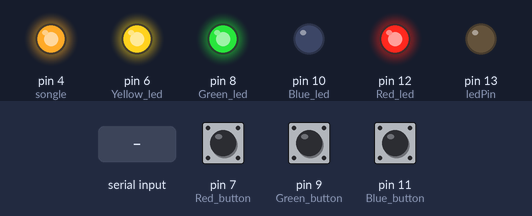
Simulated run of this sketch. Board: Arduino Uno, built with avr-gcc and run on an emulated ATmega328P. On the bench: output pins drawn as LEDs (lit = HIGH). The test bench sets the inputs (shaded band); at power-on: pin 7 (Red_button) LOW, pin 9 (Green_button) LOW, pin 11 (Blue_button) LOW.

Above: at 1.2 s.
1.3 s: pin 7 (Red_button) pulled HIGH for 0.15 s
At 1.8 s:
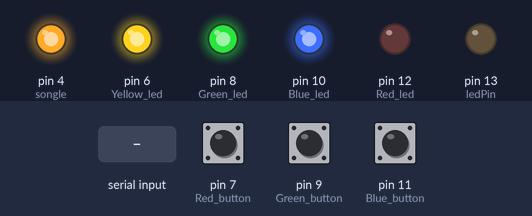
2.9 s: pin 9 (Green_button) pulled HIGH for 0.15 s
At 4.1 s:
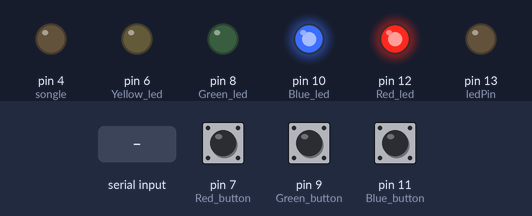
4.5 s: pin 11 (Blue_button) pulled HIGH for 0.15 s
At 5.4 s:
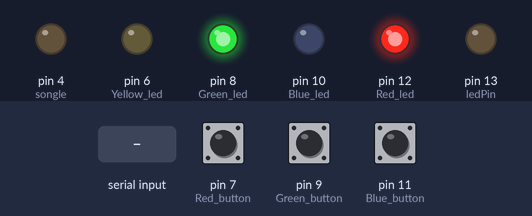
6.1 s: "H" received over Serial
At 6.6 s:
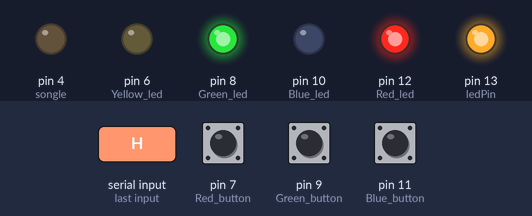
7.6 s: pin 7 (Red_button) pulled HIGH for 1 s
At 8.9 s:
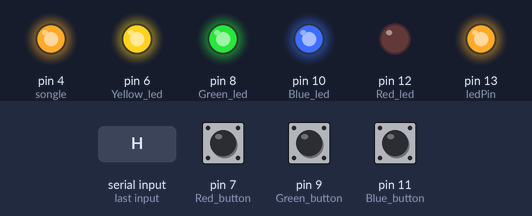
10.1 s: pin 9 (Green_button) pulled HIGH for 1 s
At 10.8 s:
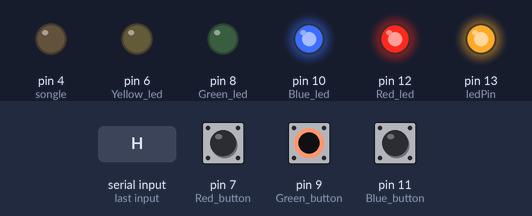
Timing chart, 0 to 13.1 s (numbered marks = the images above; inputs shaded):
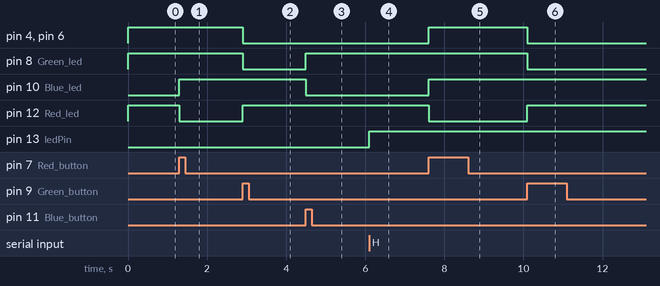

The sketch:

plug_receiver.ino
```cpp
/*
  Physical Pixel

 An example of using the Arduino board to receive data from the
 computer.  In this case, the Arduino boards turns on an LED when
 it receives the character 'H', and turns off the LED when it
 receives the character 'L'.
 http://www.arduino.cc/en/Tutorial/PhysicalPixel

 The BEE comm uses this serial port to communicate (in transparent mode)


 */

const int Green_led= 8;
const int Green_button=9;   // these are wired 5v-> 3.3Kohm ->led -> pin

const int Blue_led=10;
const int Blue_button=11;
const int Red_led=12;
const int Red_button=7;
const int Yellow_led=6;
boolean change;
int mode;  // 1 on 2 off 3 auto

boolean pump;

const int songle= 4;

const int ledPin = 13; // the pin that the LED is attached to
int incomingByte;      // a variable to read incoming serial data into

void setup() {
  // initialize serial communication:
  Serial.begin(9600);  // BEE set to transparent mode will just pick it up.
  // initialize the LED pin as an output:
  pinMode(ledPin, OUTPUT);   // this is the built-oin arduino led..  part of the original demo.
  pinMode(Green_button,INPUT);
  pinMode(Green_led,OUTPUT);

  pinMode(Blue_button,INPUT);
  pinMode(Blue_led,OUTPUT);
  pinMode(Red_button,INPUT);
  pinMode(Red_led,OUTPUT);
  pinMode (songle,OUTPUT);

pinMode(Yellow_led,OUTPUT);
pump=false;

  mode=3;
  change=false;
}

void loop() {

    read_xbee();

    check_buttons();

    show_led();

   do_pump();

 if(change==true){ delay(500); change=false;} // so the button doesn't keep on getting pressed.

}


void read_xbee(){

  // see if there's incoming serial data:
  if (Serial.available() > 0) {
    // read the oldest byte in the serial buffer:
    incomingByte = Serial.read();
    // if it's a capital H (ASCII 72), turn on the LED:
    if (incomingByte == 'H') {
      if(mode==3) pump=true;
      digitalWrite(ledPin, HIGH);
    }
    // if it's an L (ASCII 76) turn off the LED:
    if (incomingByte == 'L') {
      if(mode==3) pump=false;
      digitalWrite(ledPin, LOW);
    }
  }
}

void check_buttons(){

int check;
check=digitalRead(Green_button);
 //    Serial.println(check);
    if(check==HIGH){ // it has  been pressed
              mode=2; pump=true;
              change=true;
    }
check=digitalRead(Blue_button);
 //    Serial.println(check);
    if(check==HIGH){ // it has  been pressed
              mode=3;
              change=true;
    }
check=digitalRead(Red_button);
 //    Serial.println(check);
    if(check==HIGH){ // it has  been pressed
      pump=false;
              mode=1;
              change=true;
    }


}


void show_led(){
   switch(mode){

       case 1:
            digitalWrite(Red_led,LOW);
            digitalWrite(Green_led,HIGH);
            digitalWrite(Blue_led,HIGH);
         break;

       case 2:
            digitalWrite(Red_led,HIGH);
            digitalWrite(Green_led,LOW);
            digitalWrite(Blue_led,HIGH);

           break;

        case 3:
            digitalWrite(Red_led,HIGH);
            digitalWrite(Green_led,HIGH);
            digitalWrite(Blue_led,LOW);

            break;
   }

   // also check if the power is on:
   if(pump==true)digitalWrite(Yellow_led,LOW);
   else digitalWrite(Yellow_led,HIGH);

   }

void do_pump(){
  // switch the relay
  if(pump==true) digitalWrite(songle,LOW);
  else digitalWrite(songle,HIGH);

    //  Serial.println(pump);
}
```

Measured:
- after the input at 1.3 s, pin 10 (Blue_led): LOW → HIGH at once; pin 12 (Red_led): HIGH → LOW at once
- after the input at 2.9 s, pin 4 (songle), pin 6 (Yellow_led), pin 8 (Green_led): HIGH → LOW at once; pin 12 (Red_led): LOW → HIGH at once
- after the input at 4.5 s, pin 8 (Green_led): LOW → HIGH at once; pin 10 (Blue_led): HIGH → LOW at once
- after the input at 6.1 s, pin 13 (ledPin): LOW → HIGH at once
- after the input at 7.6 s, pin 4 (songle), pin 6 (Yellow_led), pin 10 (Blue_led): LOW → HIGH at once; pin 12 (Red_led): HIGH → LOW at once
- after the input at 10.1 s, pin 4 (songle), pin 6 (Yellow_led), pin 8 (Green_led): HIGH → LOW at once; pin 12 (Red_led): LOW → HIGH at once
